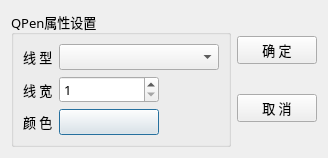
<?xml version="1.0" encoding="UTF-8"?>
<ui version="4.0">
 <class>TPenDialog</class>
 <widget class="QDialog" name="TPenDialog">
  <property name="geometry">
   <rect>
    <x>0</x>
    <y>0</y>
    <width>328</width>
    <height>158</height>
   </rect>
  </property>
  <property name="font">
   <font>
    <family>宋体</family>
    <pointsize>10</pointsize>
   </font>
  </property>
  <property name="windowTitle">
   <string>QPen属性设置对话框</string>
  </property>
  <layout class="QHBoxLayout" name="horizontalLayout">
   <item>
    <widget class="QGroupBox" name="groupBox">
     <property name="title">
      <string>QPen属性设置</string>
     </property>
     <layout class="QGridLayout" name="gridLayout">
      <item row="1" column="0">
       <widget class="QLabel" name="label_2">
        <property name="text">
         <string>线 宽</string>
        </property>
       </widget>
      </item>
      <item row="0" column="0">
       <widget class="QLabel" name="label">
        <property name="text">
         <string>线 型</string>
        </property>
       </widget>
      </item>
      <item row="2" column="2">
       <spacer name="horizontalSpacer_2">
        <property name="orientation">
         <enum>Qt::Horizontal</enum>
        </property>
        <property name="sizeHint" stdset="0">
         <size>
          <width>98</width>
          <height>20</height>
         </size>
        </property>
       </spacer>
      </item>
      <item row="1" column="1">
       <widget class="QSpinBox" name="spinWidth">
        <property name="minimumSize">
         <size>
          <width>100</width>
          <height>0</height>
         </size>
        </property>
        <property name="minimum">
         <number>1</number>
        </property>
        <property name="maximum">
         <number>100</number>
        </property>
       </widget>
      </item>
      <item row="0" column="1" colspan="2">
       <widget class="QComboBox" name="comboPenStyle"/>
      </item>
      <item row="2" column="0">
       <widget class="QLabel" name="label_3">
        <property name="text">
         <string>颜 色</string>
        </property>
       </widget>
      </item>
      <item row="1" column="2">
       <spacer name="horizontalSpacer">
        <property name="orientation">
         <enum>Qt::Horizontal</enum>
        </property>
        <property name="sizeHint" stdset="0">
         <size>
          <width>98</width>
          <height>20</height>
         </size>
        </property>
       </spacer>
      </item>
      <item row="2" column="1">
       <widget class="QPushButton" name="btnColor">
        <property name="autoFillBackground">
         <bool>true</bool>
        </property>
        <property name="text">
         <string/>
        </property>
        <property name="flat">
         <bool>false</bool>
        </property>
       </widget>
      </item>
     </layout>
    </widget>
   </item>
   <item>
    <layout class="QVBoxLayout" name="verticalLayout">
     <item>
      <spacer name="verticalSpacer_5">
       <property name="orientation">
        <enum>Qt::Vertical</enum>
       </property>
       <property name="sizeHint" stdset="0">
        <size>
         <width>20</width>
         <height>40</height>
        </size>
       </property>
      </spacer>
     </item>
     <item>
      <widget class="QPushButton" name="btnOK">
       <property name="text">
        <string>确 定</string>
       </property>
      </widget>
     </item>
     <item>
      <spacer name="verticalSpacer_4">
       <property name="orientation">
        <enum>Qt::Vertical</enum>
       </property>
       <property name="sizeHint" stdset="0">
        <size>
         <width>20</width>
         <height>40</height>
        </size>
       </property>
      </spacer>
     </item>
     <item>
      <widget class="QPushButton" name="btnCancel">
       <property name="text">
        <string>取 消</string>
       </property>
      </widget>
     </item>
     <item>
      <spacer name="verticalSpacer_3">
       <property name="orientation">
        <enum>Qt::Vertical</enum>
       </property>
       <property name="sizeHint" stdset="0">
        <size>
         <width>20</width>
         <height>40</height>
        </size>
       </property>
      </spacer>
     </item>
    </layout>
   </item>
  </layout>
 </widget>
 <resources/>
 <connections>
  <connection>
   <sender>btnOK</sender>
   <signal>clicked()</signal>
   <receiver>TPenDialog</receiver>
   <slot>accept()</slot>
   <hints>
    <hint type="sourcelabel">
     <x>337</x>
     <y>51</y>
    </hint>
    <hint type="destinationlabel">
     <x>191</x>
     <y>79</y>
    </hint>
   </hints>
  </connection>
  <connection>
   <sender>btnCancel</sender>
   <signal>clicked()</signal>
   <receiver>TPenDialog</receiver>
   <slot>reject()</slot>
   <hints>
    <hint type="sourcelabel">
     <x>337</x>
     <y>111</y>
    </hint>
    <hint type="destinationlabel">
     <x>191</x>
     <y>79</y>
    </hint>
   </hints>
  </connection>
 </connections>
</ui>
